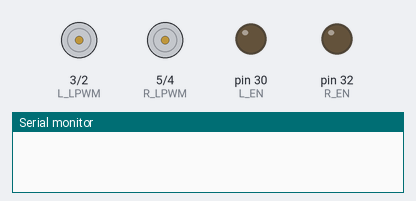
A sketch run on a simulated Arduino Mega 2560, built with avr-gcc and run on an emulated ATmega2560. Parts: motor-driver pin pairs drawn as motors (green arrow = first pin HIGH = forward, orange = second pin HIGH = backward, longer = more drive), output pins drawn as LEDs (lit = HIGH), the last lines printed to the serial monitor.

Above: at 0.1 s.
At 5.21 s:
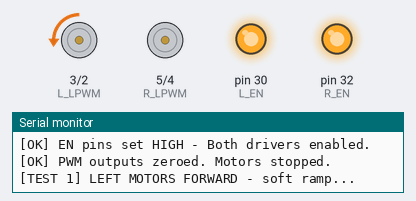
At 16.3 s:
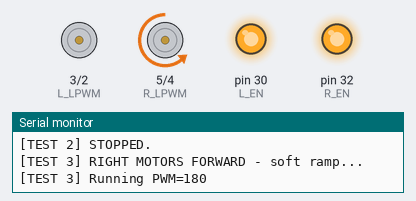
At 30.6 s:
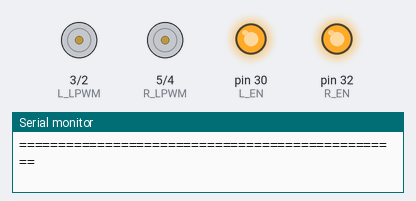
Timing chart, 0 to 40.0 s (numbered marks = the images above):
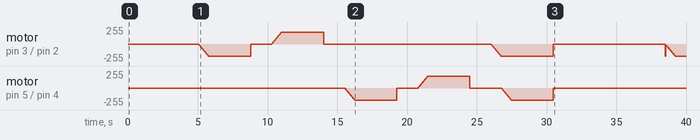

The sketch:

motor_hardware_diagnostic.ino
```cpp
/*
 * ==============================================================================
 * M.I.N.E.R.S. Rover - BTS7960 / V1326 Motor Hardware Diagnostic Test
 * VERSION 2: BMS-Safe Soft-Start + Detailed Serial Feedback
 * ==============================================================================
 * WIRING TO ARDUINO MEGA (BTS7960 / V1326 Modules):
 *
 * Driver 1 (LEFT SIDE MOTORS):
 *   VCC  -> Arduino 5V
 *   GND  -> Arduino GND  (ALSO connect to 12V Battery B-)
 *   R_EN -> Arduino Pin 30  ** jumper R_EN to L_EN on the driver board **
 *   L_EN -> Arduino Pin 30  ** both EN pins MUST go to same Mega pin **
 *   RPWM -> Arduino Pin D2 (PWM)
 *   LPWM -> Arduino Pin D3 (PWM)
 *   B+   -> 12V Battery Positive (+)
 *   B-   -> 12V Battery Negative (-)
 *   M+   -> Left Motors (+)
 *   M-   -> Left Motors (-)
 *
 * Driver 2 (RIGHT SIDE MOTORS):
 *   VCC  -> Arduino 5V
 *   GND  -> Arduino GND  (ALSO connect to 12V Battery B-)
 *   R_EN -> Arduino Pin 32 ** jumper R_EN to L_EN on the driver board **
 *   L_EN -> Arduino Pin 32 ** both EN pins MUST go to same Mega pin **
 *   RPWM -> Arduino Pin D4 (PWM)
 *   LPWM -> Arduino Pin D5 (PWM)
 *   B+   -> 12V Battery Positive (+)
 *   B-   -> 12V Battery Negative (-)
 *   M+   -> Right Motors (+)
 *   M-   -> Right Motors (-)
 *
 * ==============================================================================
 * KEY NOTE: On each BTS7960 board, R_EN and L_EN are SEPARATE pins.
 * You must bridge them together on the driver board with a short wire/jumper,
 * then connect that to the Mega pin. If only ONE of them is connected,
 * the half-bridge on that side stays disabled and motors won't run.
 * ==============================================================================
 */

const int L_RPWM = 2;   // Left Driver Forward PWM
const int L_LPWM = 3;   // Left Driver Reverse PWM
const int R_RPWM = 4;   // Right Driver Forward PWM
const int R_LPWM = 5;   // Right Driver Reverse PWM
const int L_EN   = 30;  // Left Driver Enable  (BOTH R_EN + L_EN on that board)
const int R_EN   = 32;  // Right Driver Enable (BOTH R_EN + L_EN on that board)

const int TEST_SPEED = 180;  // PWM target (0-255)
const int RAMP_STEP  = 5;    // PWM increment per step
const int RAMP_DELAY = 20;   // ms between steps (BMS-safe slow ramp)

// ---- Helper: Stop everything ----
void stopAll() {
  analogWrite(L_RPWM, 0); analogWrite(L_LPWM, 0);
  analogWrite(R_RPWM, 0); analogWrite(R_LPWM, 0);
}

// ---- Helper: Slowly ramp ONE pin up (protects Li-ion BMS) ----
void rampUp(int pin, int target) {
  for (int spd = 0; spd <= target; spd += RAMP_STEP) {
    analogWrite(pin, spd);
    delay(RAMP_DELAY);
  }
}

void setup() {
  Serial.begin(115200);
  delay(1500);

  Serial.println("=================================================");
  Serial.println(">>> BTS7960/V1326 DIAGNOSTIC v2 (Soft-Start) <<<");
  Serial.println("=================================================");
  Serial.println("PRE-FLIGHT CHECKLIST:");
  Serial.println("  [?] VCC -> Arduino 5V ?");
  Serial.println("  [?] GND -> Arduino GND AND 12V Battery B- ?");
  Serial.println("  [?] Left Driver:  R_EN + L_EN BOTH -> Pin 30 ?");
  Serial.println("  [?] Right Driver: R_EN + L_EN BOTH -> Pin 32 ?");
  Serial.println("  [?] RPWM/LPWM on correct Mega PWM pins ?");
  Serial.println("  [?] B+ to 12V Battery (+), B- to 12V Battery (-) ?");
  Serial.println("  [?] Battery voltage > 11V ?");
  Serial.println("=================================================");
  Serial.println("Starting in 3 seconds...");
  delay(3000);

  pinMode(L_RPWM, OUTPUT); pinMode(L_LPWM, OUTPUT);
  pinMode(R_RPWM, OUTPUT); pinMode(R_LPWM, OUTPUT);
  pinMode(L_EN, OUTPUT);
  pinMode(R_EN, OUTPUT);

  digitalWrite(L_EN, HIGH);
  digitalWrite(R_EN, HIGH);
  Serial.println("[OK] EN pins set HIGH - Both drivers enabled.");

  stopAll();
  Serial.println("[OK] PWM outputs zeroed. Motors stopped.");
  delay(500);
}

void loop() {
  // TEST 1: LEFT FORWARD
  Serial.println("\n[TEST 1] LEFT MOTORS FORWARD - soft ramp...");
  rampUp(L_RPWM, TEST_SPEED);
  analogWrite(L_LPWM, 0);
  Serial.print("[TEST 1] Running PWM="); Serial.println(TEST_SPEED);
  delay(3000);
  stopAll();
  Serial.println("[TEST 1] STOPPED.");
  delay(1500);

  // TEST 2: LEFT REVERSE
  Serial.println("\n[TEST 2] LEFT MOTORS REVERSE - soft ramp...");
  analogWrite(L_RPWM, 0);
  rampUp(L_LPWM, TEST_SPEED);
  Serial.print("[TEST 2] Running PWM="); Serial.println(TEST_SPEED);
  delay(3000);
  stopAll();
  Serial.println("[TEST 2] STOPPED.");
  delay(1500);

  // TEST 3: RIGHT FORWARD
  Serial.println("\n[TEST 3] RIGHT MOTORS FORWARD - soft ramp...");
  rampUp(R_RPWM, TEST_SPEED);
  analogWrite(R_LPWM, 0);
  Serial.print("[TEST 3] Running PWM="); Serial.println(TEST_SPEED);
  delay(3000);
  stopAll();
  Serial.println("[TEST 3] STOPPED.");
  delay(1500);

  // TEST 4: RIGHT REVERSE
  Serial.println("\n[TEST 4] RIGHT MOTORS REVERSE - soft ramp...");
  analogWrite(R_RPWM, 0);
  rampUp(R_LPWM, TEST_SPEED);
  Serial.print("[TEST 4] Running PWM="); Serial.println(TEST_SPEED);
  delay(3000);
  stopAll();
  Serial.println("[TEST 4] STOPPED.");
  delay(1500);

  // TEST 5: BOTH FORWARD
  Serial.println("\n[TEST 5] BOTH MOTORS FORWARD - full rover...");
  rampUp(L_RPWM, TEST_SPEED);
  rampUp(R_RPWM, TEST_SPEED);
  analogWrite(L_LPWM, 0); analogWrite(R_LPWM, 0);
  Serial.print("[TEST 5] Running PWM="); Serial.println(TEST_SPEED);
  delay(3000);
  stopAll();
  Serial.println("[TEST 5] STOPPED.");

  Serial.println("\n=================================================");
  Serial.println("All tests done. Pausing 8 sec, then repeating...");
  Serial.println("=================================================");
  delay(8000);
}
```
